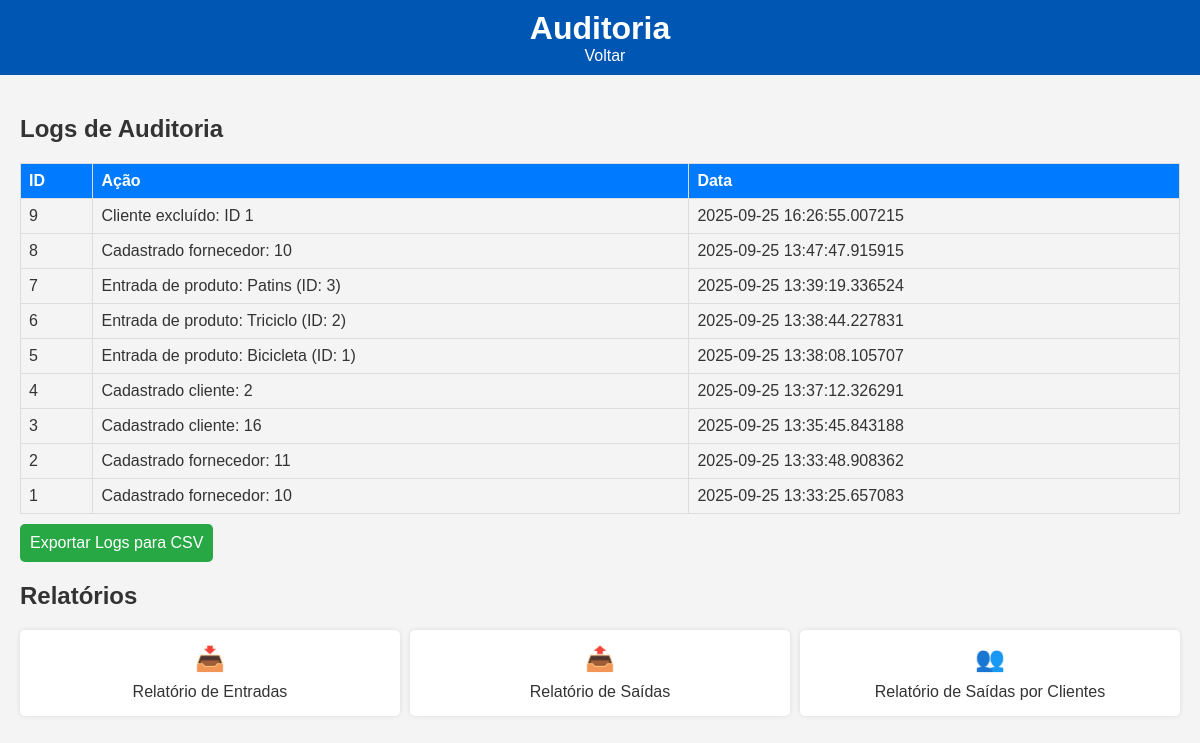
The page /auditoria on the database as committed earlier.
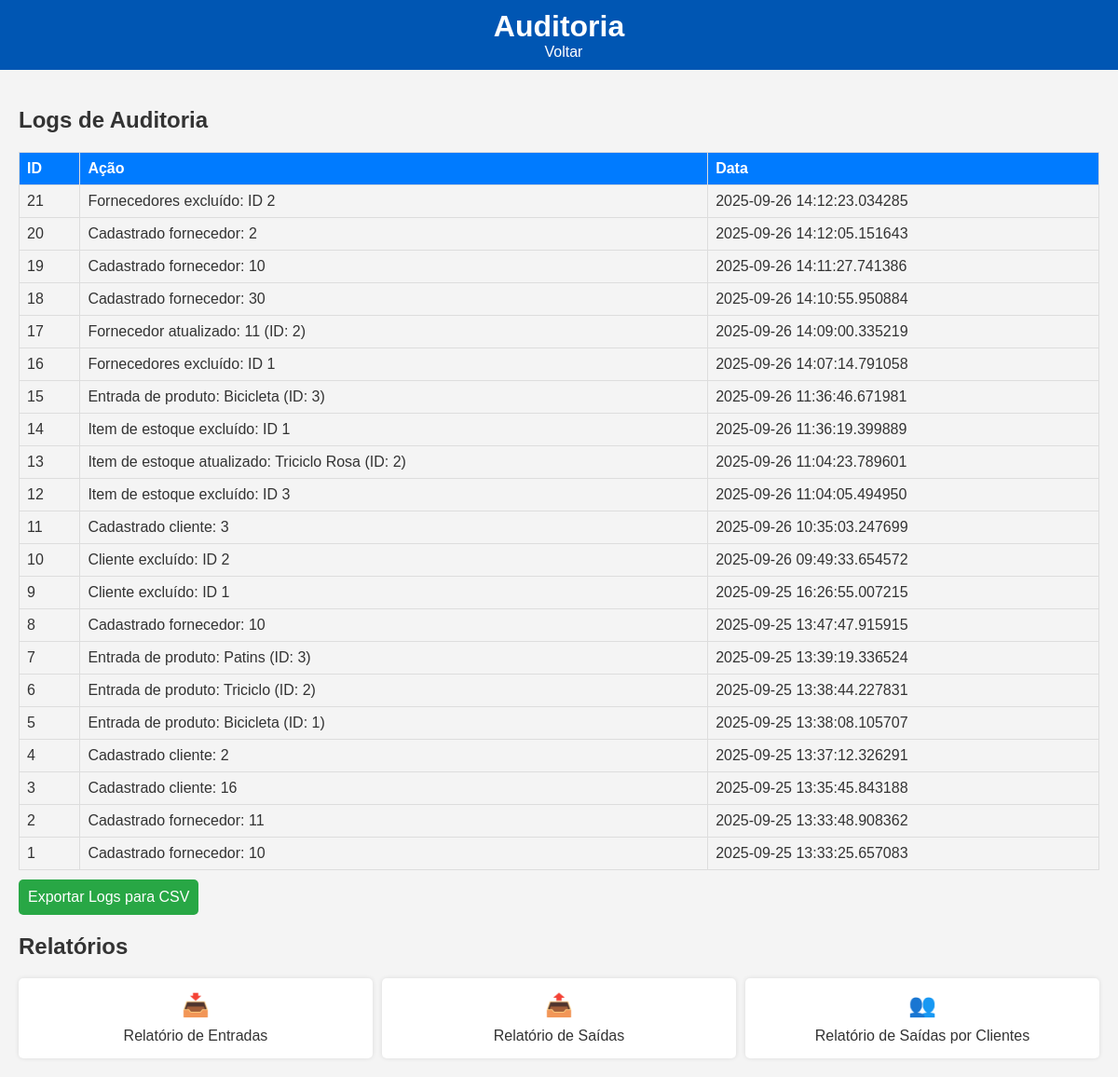
The same page on the database as committed later.
### tables this page shows
CREATE TABLE auditoria (
                 id INTEGER PRIMARY KEY,
                 acao TEXT,
                 data TIMESTAMP);

### app.py (the view)
@app.route('/auditoria')
def auditoria():
    conn = sqlite3.connect('gestao.db')
    c = conn.cursor()
    c.execute("SELECT * FROM auditoria ORDER BY data DESC")
    logs = c.fetchall()
    conn.close()
    return render_template('auditoria.html', logs=logs)

### templates/auditoria.html (shortened to what this page needs)
<!DOCTYPE html>
<html lang="pt-BR">
<head>
    <link rel="stylesheet" href="{{ url_for('static', filename='style.css') }}">
</head>
<body>
    <header>
        <h1>Auditoria</h1>
        <a href="/" class="back-btn">Voltar</a>
    </header>
    <main>
        <h2>Logs de Auditoria</h2>
        <table>
            <tr><th>ID</th><th>Ação</th><th>Data</th></tr>
            {% for log in logs %}
            <tr><td>{{ log[0] }}</td><td>{{ log[1] }}</td><td>{{ log[2] }}</td></tr>
            {% endfor %}
        </table>
        <a href="/export_auditoria" class="card-link">Exportar Logs para CSV</a>
        <h2>Relatórios</h2>
        <div class="card-grid">
            <a href="/relatorio_entradas" class="card" aria-label="Relatório de Entradas">
                <span class="icon">📥</span> Relatório de Entradas
            </a>
            <a href="/relatorio_saidas" class="card" aria-label="Relatório de Saídas">
                <span class="icon">📤</span> Relatório de Saídas
            </a>
            <a href="/relatorio_saidas_clientes" class="card" aria-label="Relatório de Saídas por Clientes">
                <span class="icon">👥</span> Relatório de Saídas por Clientes
            </a>
        </div>
    </main>
</body>
</html>

Rows that differ between the two databases and show on the page:
added auditoria: id "21", acao "Fornecedores excluído: ID 2", data "2025-09-26 14:12:23.034285"
added auditoria: id "20", acao "Cadastrado fornecedor: 2", data "2025-09-26 14:12:05.151643"
added auditoria: id "19", acao "Cadastrado fornecedor: 10", data "2025-09-26 14:11:27.741386"
added auditoria: id "18", acao "Cadastrado fornecedor: 30", data "2025-09-26 14:10:55.950884"
added auditoria: id "17", acao "Fornecedor atualizado: 11 (ID: 2)", data "2025-09-26 14:09:00.335219"
added auditoria: id "16", acao "Fornecedores excluído: ID 1", data "2025-09-26 14:07:14.791058"
added auditoria: id "15", acao "Entrada de produto: Bicicleta (ID: 3)", data "2025-09-26 11:36:46.671981"
added auditoria: id "14", acao "Item de estoque excluído: ID 1", data "2025-09-26 11:36:19.399889"
added auditoria: id "13", acao "Item de estoque atualizado: Triciclo Rosa (ID: 2)", data "2025-09-26 11:04:23.789601"
added auditoria: id "12", acao "Item de estoque excluído: ID 3", data "2025-09-26 11:04:05.494950"
added auditoria: id "11", acao "Cadastrado cliente: 3", data "2025-09-26 10:35:03.247699"
added auditoria: id "10", acao "Cliente excluído: ID 2", data "2025-09-26 09:49:33.654572"
